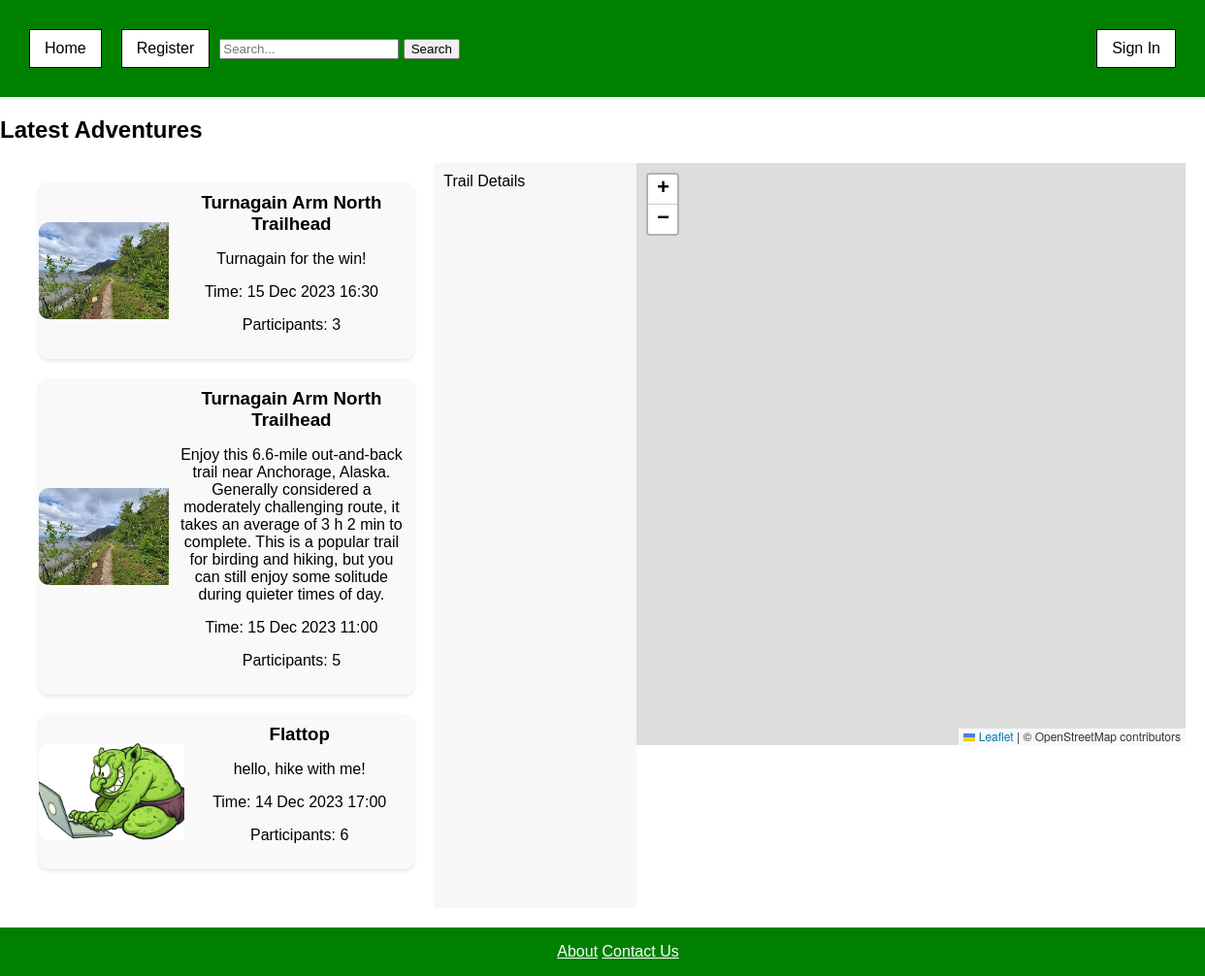
The page / on the database its author committed.
### outdoorbuddies/models.py (models this page shows, shortened)
class Adventure(models.Model):
    user = models.ForeignKey(User, on_delete=models.CASCADE)
    picture = models.ImageField(upload_to='adventure_pics')
    description = models.TextField()
    max_participants = models.IntegerField()
    location = models.CharField(max_length=255)
    tag = models.ForeignKey(Tag, on_delete=models.CASCADE)
    event_datetime = models.DateTimeField()
    likes = models.ManyToManyField(User, related_name='liked_adventures', blank=True)

### outdoorbuddies/views.py (the view)
# urls.py: path("", views.index, name="index"),
def index(request):
    adventures = Adventure.objects.all().order_by('-event_datetime')
    return render(request, 'outdoorbuddies/index.html', {'adventures': adventures})

### outdoorbuddies/templates/outdoorbuddies/index.html (shortened to what this page needs)
{% extends 'outdoorbuddies/base.html' %}
{% load static %}
{% block content %}
  <h2>Latest Adventures</h2>
  <div class="content-container">
    <div class="adventure-listings">
      {% for adventure in adventures %}
        <a href="{% url 'adventure_detail' adventure.id %}" class="adventure-post-link">
          <div class="adventure-post">
              {% if adventure.picture %}
                  <img src="{{ adventure.picture.url }}" alt="Adventure Picture" class="adventure-photo">
              {% endif %}
              <div class="adventure-info">
                  <h3>{{ adventure.location }}</h3>
                  <p>{{ adventure.description }}</p>
                  <p>Time: {{ adventure.event_datetime|date:"d M Y H:i" }}</p>
                  <p>Participants: {{ adventure.max_participants }}</p>
              </div>
          </div>
        </a>
      {% empty %}
        <p>No adventures posted yet.</p>
      {% endfor %}
    </div>
    <div class="map-container">
      <div id="sidebar-map">Trail Details</div>
      <div id="map"></div>
    </div>
  </div>
{% endblock %}

### outdoorbuddies/static/outdoorbuddies/css/styles.css (style rules this page uses)
html, body { height: 100%; margin: 0; padding: 0; }
body { display: flex; flex-direction: column; min-height: 100vh; }
body { font-family: Arial, sans-serif; margin: 0; padding: 0; }
.content-container { display: flex; margin: 20px; }
.adventure-listings { flex: 1; padding: 20px; overflow-y: auto; }
.map-container { flex: 2; display: flex; }
#map { flex: 3; height: 600px; }
#sidebar-map { flex: 1; background: #f7f7f7; padding: 10px; }
.adventure-post-link { text-decoration: none; color: inherit; display: block; }
.adventure-post { display: flex; align-items: center; margin-bottom: 20px; background: #f9f9f9; border-radius: 10px; overflow: hidden; box-shadow: 0 2px 4px rgba(0,0,0,0.1); transition: background-color 0.3s; }
.adventure-photo { width: 150px; height: 100px; object-fit: cover; border-radius: 10px 0 0 10px; }
.adventure-info { padding: 10px; flex-grow: 1; color: black; }
.adventure-info h3 { margin: 0; color: black; }
.user-profile, .adventure-post { margin-bottom: 20px; text-align: left; }
.adventure-info { text-align: center; }

### rows shown on the page
Adventure: picture (picture), location "Turnagain Arm North Trailhead", description "Turnagain for the win!", event_datetime "15 Dec 2023 16:30", max_participants "3"
Adventure: picture (picture), location "Turnagain Arm North Trailhead", description "Enjoy this 6.6-mile out-and-back trail near Anchorage, Alaska. Generally considered a moderately challenging route, it takes an average of 3 h 2 min to complete. This is a popular trail for birding and hiking, but you can still enjoy some solitude during quieter times of day.", event_datetime "15 Dec 2023 11:00", max_participants "5"
Adventure: picture (picture), location "Flattop", description "hello, hike with me!", event_datetime "14 Dec 2023 17:00", max_participants "6"
